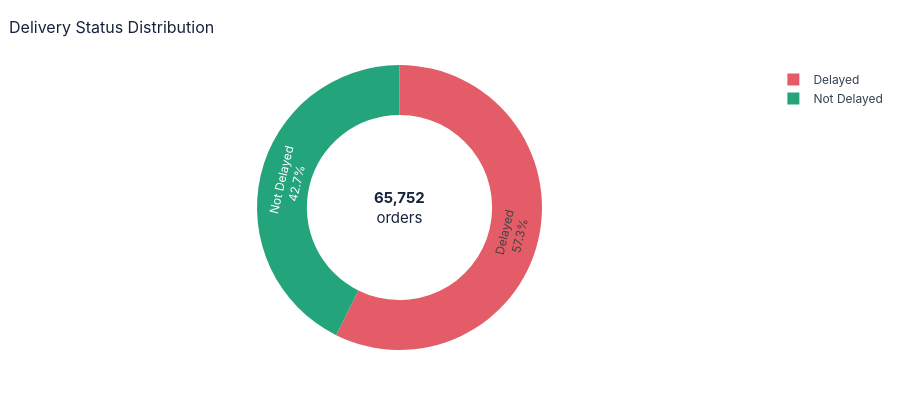

Notebook cell for this chart:
### Code cell
# Delivery Status Distribution (donut)
status_counts = df["Delivery Status"].value_counts().reset_index()
status_counts.columns = ["Status", "Orders"]

fig = px.pie(status_counts, names="Status", values="Orders", hole=0.65, color="Status",
             color_discrete_map=STATUS_COLORS, title="Delivery Status Distribution")
fig.update_traces(textposition="inside", textinfo="percent+label", hovertemplate="%{label}<br>Orders: %{value:,}<extra></extra>")
fig.add_annotation(text=f"<b>{total_orders:,}</b><br>orders", showarrow=False, font=dict(size=15, color=NAVY))
show(fig, 400)

### Figure 1 — Plotly figure (JSON) as saved in the notebook; plotly's stock layout.template omitted (floating-point values rounded to 4 significant figures)
{"data": [{"customdata": [["Delayed"], ["Not Delayed"]], "domain": {"x": [0.0, 1.0], "y": [0.0, 1.0]}, "hole": 0.65, "hovertemplate": "%{label}<br>Orders: %{value:,}<extra></extra>", "labels": ["Delayed", "Not Delayed"], "legendgroup": "", "marker": {"colors": ["#E45C68", "#24A47A"]}, "name": "", "showlegend": true, "textinfo": "percent+label", "textposition": "inside", "type": "pie", "values": [37698, 28054]}], "layout": {"annotations": [{"font": {"color": "#17233B", "size": 15}, "showarrow": false, "text": "<b>65,752</b><br>orders"}], "font": {"color": "#344054", "family": "Inter, Arial, sans-serif", "size": 12}, "height": 400, "legend": {"bgcolor": "rgba(255,255,255,0)", "tracegroupgap": 0}, "margin": {"b": 50, "l": 40, "r": 30, "t": 65}, "paper_bgcolor": "#FFFFFF", "plot_bgcolor": "#FFFFFF", "title": {"font": {"color": "#17233B", "size": 16}, "text": "Delivery Status Distribution", "x": 0.01}, "xaxis": {"showgrid": false, "zeroline": false}, "yaxis": {"gridcolor": "#E9EDF4", "zeroline": false}}}
